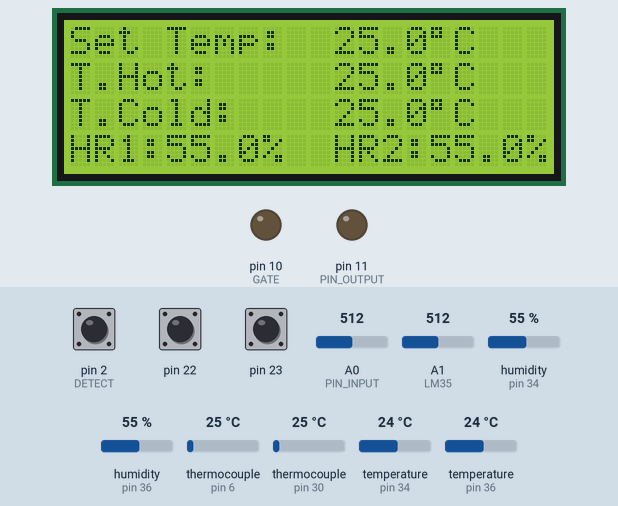
Recording of a sketch running on a simulated Arduino Mega 2560, built with avr-gcc and run on an emulated ATmega2560. Parts: 20×4 character LCD, output pins drawn as LEDs (lit = HIGH). The inputs (shaded band) are chosen by the test bench; at power-on: pin 22 HIGH, pin 23 HIGH, humidity (sensors on pin 34, pin 36) 55 %, thermocouple (sensors on pin 6, pin 30) 25 °C, pin 2 (DETECT) HIGH, A0 (PIN_INPUT) = 512, A1 (LM35) = 512, temperature (sensors on pin 34, pin 36) 24 °C. Pins used as bus, display or sensor lines are not drawn; what the sketch prints to the serial monitor is not drawn.

Above: at 3.8 s.
3.9 s: pin 22 pulled LOW for 1 s
6.4 s: pin 23 pulled LOW for 3.2 s
At 10.7 s:
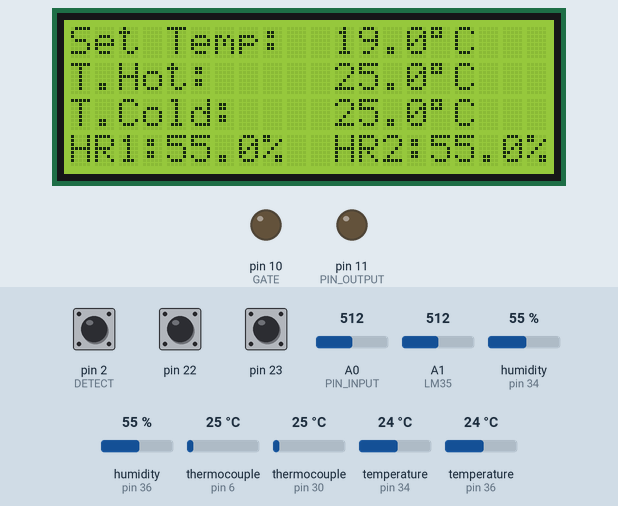
11.1 s: humidity (sensor on pin 34) set to 22 %
At 12.9 s:
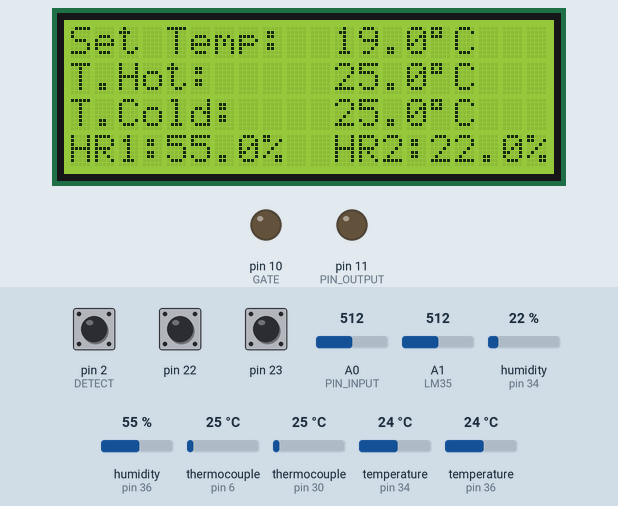
13.3 s: humidity (sensor on pin 36) set to 22 %
At 15.1 s:
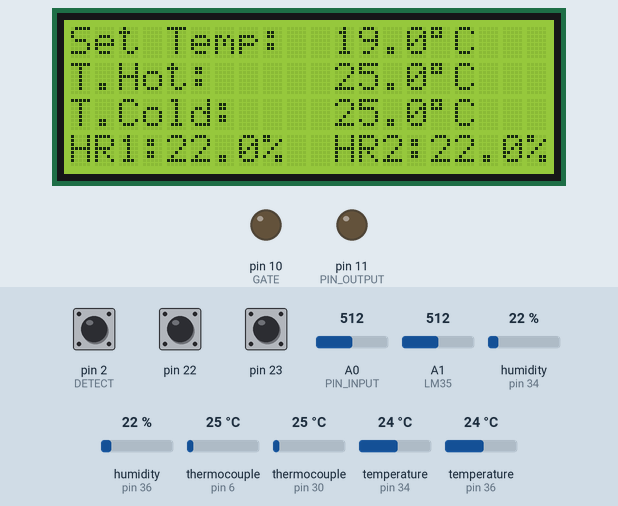
15.5 s: thermocouple (sensor on pin 6) set to 6 °C
At 16.7 s:
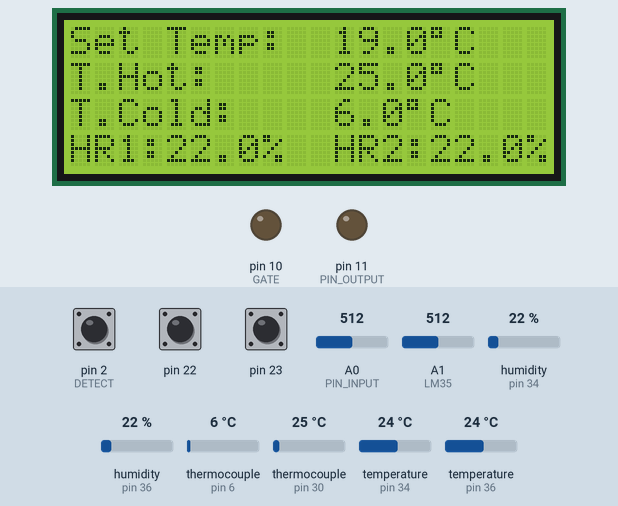
17.1 s: thermocouple (sensor on pin 30) set to 6 °C
At 17.9 s:
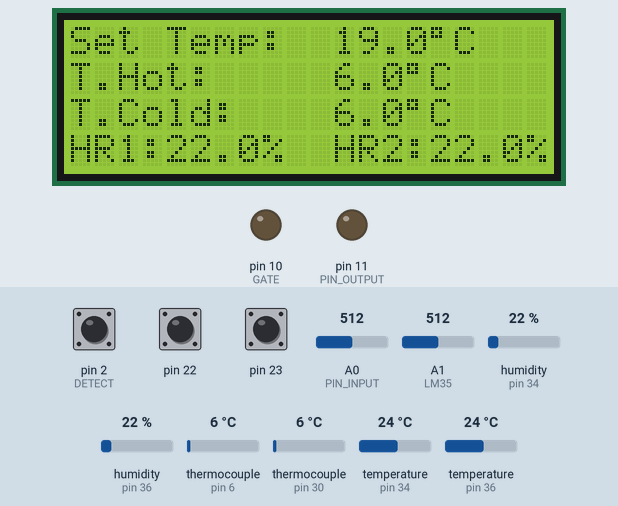
Timing chart, 0 to 20.0 s (numbered marks = the images above; inputs shaded):
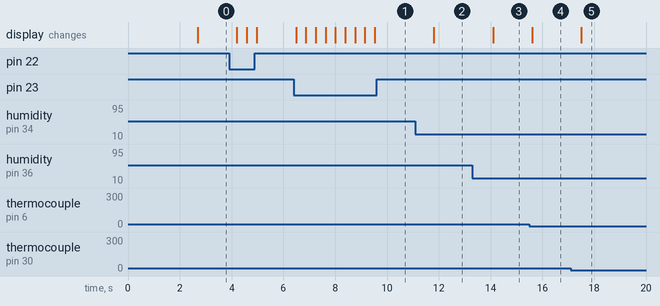

The sketch:

ControlPID.ino
```cpp
//Creado por Lenin Navarrete, Diego Arellano
//Escuela Politécnica Nacional - Facultad de Ingeniería Mecánica
// Librerias
#include "max6675.h"
#include <LiquidCrystal_I2C.h>
LiquidCrystal_I2C lcd(0x27, 20, 4);
#include <Wire.h>
#include <avr/io.h>
#include <avr/interrupt.h>
#include "DHT.h"
#include <PID_v1.h>

#define DHTPIN1 36     // Sensor de humedad 1
#define DHTTYPE DHT22   // DHT 22

#define DHTPIN2 34     // Sensor de humedad 2
#define DHTTYPE DHT22   // DHT 22

DHT dht1(DHTPIN1, DHTTYPE);
DHT dht2(DHTPIN2, DHTTYPE);
#define DETECT 2  //zero cross detect
#define GATE 10    //triac gate

//Termocupla tipo K 1
int thermoDO1 = 7;
int thermoCS1 = 6;
int thermoCLK1 = 5;
MAX6675 thermocouple2(thermoCLK1, thermoCS1, thermoDO1);
int vccPin1 = 4;
int gndPin1 = 3;

//Termocupla tipo K 2
int thermoDO = 32;
int thermoCS = 30;
int thermoCLK = 28;
MAX6675 thermocouple(thermoCLK, thermoCS, thermoDO);
int vccPin = 26;
int gndPin = 24;
int i = 0;

int t1 = 0;
int t2 = 0;


#define PIN_INPUT A0 //LM35 1
#define PIN_OUTPUT 11
#define PULSE 4   //trigger pulse width (counts)

//Define Variables we'll be connecting to
double Setpoint, Input, Output;

//PARAMETROS PID
double Kp = 200, Ki = 9, Kd = 2.5;
PID myPID(&Input, &Output, &Setpoint, Kp, Ki, Kd, DIRECT);

// Degree symbol

uint8_t degree[8] = {0x1C, 0x14, 0x1C, 0x00, 0x00, 0x00, 0x00, 0x00};

void setup()
{
  lcd.begin();
  lcd.createChar(0, degree);   //Create the arrow symbol
  lcd.clear();
  lcd.setCursor(4, 0);
  lcd.print("EVAPORATIVE"); //PANTALLA DE BIENVENIDA
  lcd.setCursor(3, 1);
  lcd.print("COOLING SYSTEM");
  lcd.setCursor(13, 3);
  lcd.print("EPN-FIM");

  pinMode(22, INPUT_PULLUP);
  pinMode(23, INPUT_PULLUP);
  pinMode(DETECT, INPUT);     //zero cross detect
  digitalWrite(DETECT, HIGH);
  pinMode(GATE, OUTPUT);      //triac gate control
  dht1.begin();
  dht2.begin();
  Serial.begin(9600);
  pinMode(vccPin, OUTPUT); digitalWrite(vccPin, HIGH);
  pinMode(gndPin, OUTPUT); digitalWrite(gndPin, LOW);

  pinMode(vccPin1, OUTPUT); digitalWrite(vccPin1, HIGH);
  pinMode(gndPin1, OUTPUT); digitalWrite(gndPin1, LOW);
  pinMode(11, OUTPUT);
  //initialize the variables we're linked to
  Input = analogRead(PIN_INPUT);
  Setpoint = 25;

  //turn the PID on
  myPID.SetMode(AUTOMATIC);
  OCR1A = 100;      //initialize the comparator
  TIMSK1 = 0x03;    //enable comparator A and overflow interrupts
  TCCR1A = 0x00;    //timer control registers set for
  TCCR1B = 0x00;    //normal operation, timer disabled


  // set up zero crossing interrupt
  attachInterrupt(0, zeroCrossingInterrupt, RISING);
  //IRQ5 is pin 18. Call zeroCrossingInterrupt
  //on rising signal
  delay(2500);
}
//Interrupt Service Routines

void zeroCrossingInterrupt() { //zero cross detect
  TCCR1B = 0x04; //start timer with divide by 256 input
  TCNT1 = 0;   //reset timer - count from zero
}

ISR(TIMER1_COMPA_vect) { //comparator match
  digitalWrite(GATE, HIGH); //set triac gate to high
  TCNT1 = 65536 - PULSE;    //trigger pulse width
}

ISR(TIMER1_OVF_vect) { //timer1 overflow
  digitalWrite(GATE, LOW); //turn off triac gate
  TCCR1B = 0x00;          //disable timer stopd unintended triggers
}


void loop()
{
  t1 = analogRead(A0); //LM35 TEMP1
  t1 = t1 / 2.05;
  t2 = analogRead(A1); //LM35 TEMP2
  t2 = t2 / 2.05;
  Input = thermocouple.readCelsius();
  for (int x = 1; x < 10; x++) { ///////////////PID
    myPID.Compute();
    i = map(Output, 0, 255, 480, 60);
    OCR1A = i;     //set the compare register temperature desired.
  }

  if (digitalRead(23) == LOW) { //RESTAR
    Setpoint--;
  }
  if (digitalRead(22) == LOW) { //SUMAR
    Setpoint++;
  }

  float h1 = dht1.readHumidity();
  float h2 = dht2.readHumidity();

  Serial.print("T1");
  Serial.println(Input);
  Serial.print("T2");
  Serial.println(thermocouple2.readCelsius());
  Serial.print("H1");
  Serial.println(h1);
  Serial.print("H2");
  Serial.println(h2);
  Serial.print("ST");
  Serial.println(Setpoint);
  Serial.print("W1");
  Serial.println(t1);
  Serial.print("W2");
  Serial.println(t2);

  lcd.clear();
  lcd.setCursor(0, 0);
  lcd.print("Set Temp:  "); lcd.print(Setpoint, 1); lcd.print("");lcd.write(0); lcd.print("C");
  lcd.setCursor(0, 1);
  lcd.print("T.Hot:     ");  lcd.print(Input, 1); lcd.print("");lcd.write(0); lcd.print("C");
  lcd.setCursor(0, 2);
  lcd.print("T.Cold:    ");  lcd.print(thermocouple2.readCelsius(), 1); lcd.print("");lcd.write(0); lcd.print("C");
  lcd.setCursor(0, 3);
  lcd.print("HR1:");  lcd.print(h1, 1); lcd.print("%");
  lcd.print("  HR2:");  lcd.print(h2, 1); lcd.print("%");
  delay(300);
}
```

Measured:
- after the input at 6.4 s, the display: first changes after 0.09 s (image 1 shows a later state)
- after the input at 11.1 s, the display: changes after 0.71 s (image 2)
- after the input at 13.3 s, the display: changes after 0.79 s (image 3)
- after the input at 15.5 s, the display: changes after 0.11 s (image 4)
- after the input at 17.1 s, the display: changes after 0.40 s (image 5)
